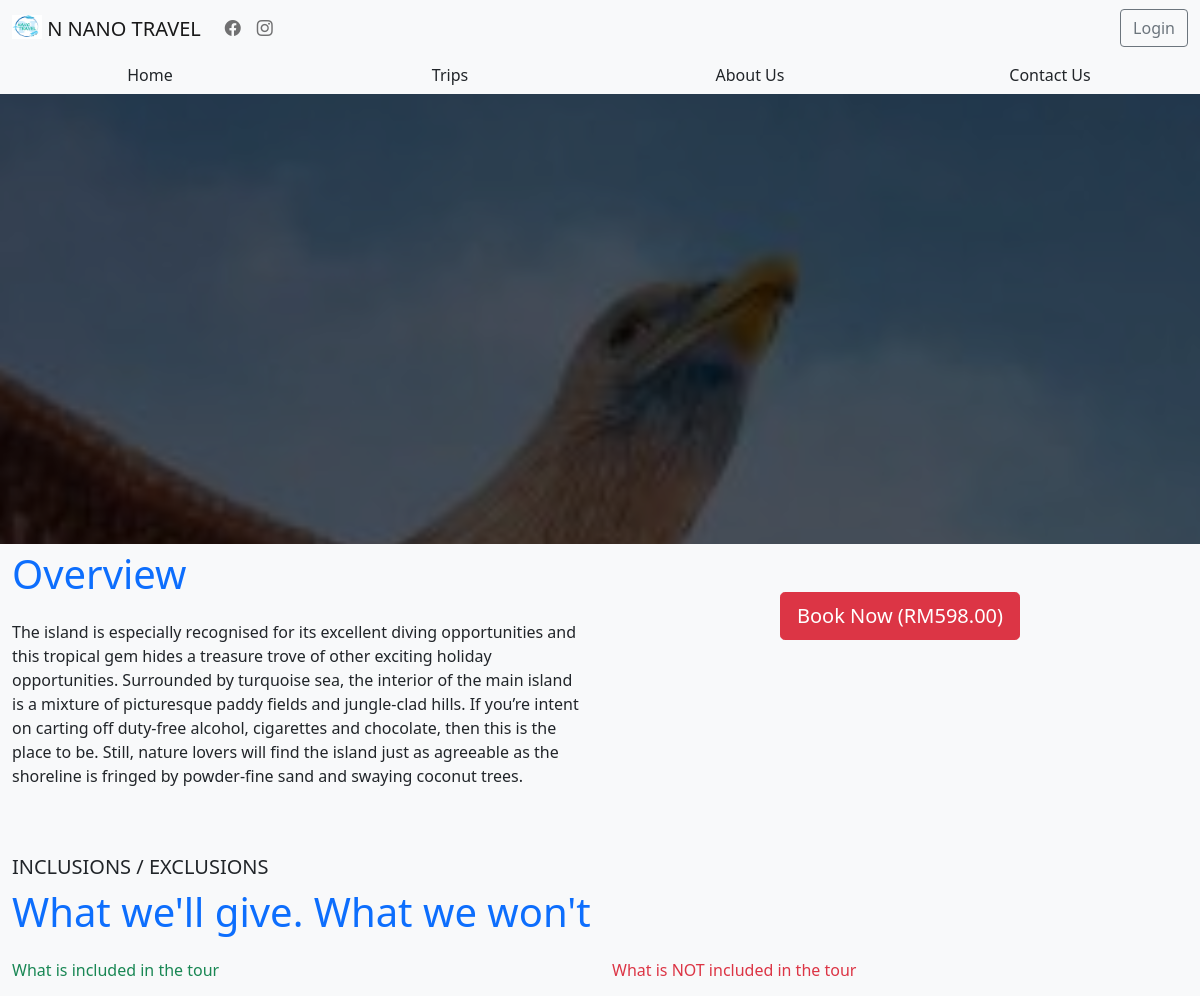
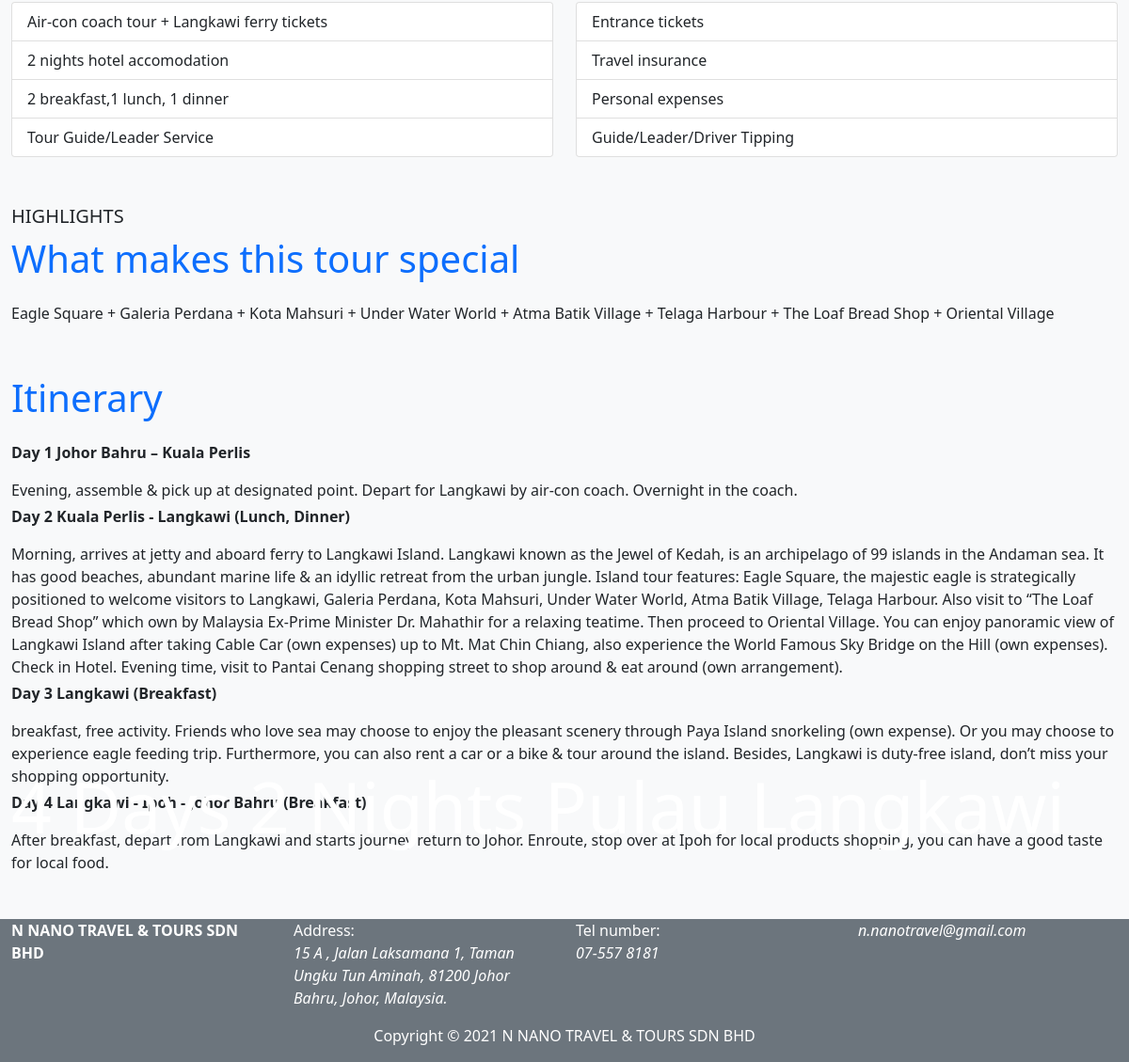
Page /views/tourDesc.php?locationID=3 on the committed database (2 pictures, top to bottom).
### tables this page shows
CREATE TABLE `tourpackage` (
  `id` int(11) NOT NULL,
  `pkgTitle` varchar(30) NOT NULL,
  `pkgOverview` text NOT NULL,
  `pkgPrice` varchar(20) NOT NULL,
  `pkgChildPrice` varchar(20) NOT NULL,
  `pkgImageSrc` varchar(255) NOT NULL
);

### views/tourDesc.php (the view, shortened to what this page needs)
<?php
require_once('../functions/connectDB.php');
$id = $_GET['locationID'];
$sql = "SELECT * FROM tourpackage WHERE id = $id";
$result = mysqli_query($conn, $sql);
if(mysqli_num_rows($result) > 0){
    while($row = mysqli_fetch_assoc($result)){
?>
<!DOCTYPE html>
<html lang="en">
<head>
    <link href="https://cdn.jsdelivr.net/npm/bootstrap@5.0.1/dist/css/bootstrap.min.css" rel="stylesheet">
    <link rel="stylesheet" href="https://cdn.jsdelivr.net/npm/bootstrap-icons@1.5.0/font/bootstrap-icons.css">
</head>
<body class="bg-light">
    <?php
        include 'components/navBar.php'
    ?>
    <?php
        include 'components/navTabs.php'
    ?>
    <div class="container-fluid titleImage">
        <p class="titleText text-white">
            <?php echo $row['pkgTitle']; ?>
        </p>
    </div>
    <div class="container-fluid mb-5">
        <div class="row">
            <div class="col-md-6">
                <p class="text-primary sectionDesc">Overview</p>
                <p class="text-start">
                    <?php echo $row['pkgOverview']; ?>
                </p>
            </div>
            <div class="col-md-6 mt-5 text-center">
                <button class="btn btn-lg btn-danger" data-bs-toggle="modal" data-bs-target="#orderModal">
                    Book Now
                    (RM<?php echo $row['pkgPrice']; ?>)
                </button>
            </div>
        </div>
    </div>
    <div class="container-fluid mb-5">
        <p class="sectionTitle text-dark fw-lighter mb-0">INCLUSIONS / EXCLUSIONS</p>
        <p class="text-primary sectionDesc">What we'll give. What we won't</p>
        <div class="row">
            <div class="col-md-6">
                <p class="text-success">What is included in the tour</p>
                <div class="list-group">
                    <div class="list-group-item">
                        Air-con coach tour + Langkawi ferry tickets
                    </div>
                    <div class="list-group-item">
                        2 nights hotel accomodation
                    </div>
                    <div class="list-group-item">
                        2 breakfast,1 lunch, 1 dinner
                    </div>
                    <div class="list-group-item">
                        Tour Guide/Leader Service
                    </div>
                </div>
            </div>
            <div class="col-md-6">
                <p class="text-danger">What is NOT included in the tour</p>
                <div class="list-group">
                    <div class="list-group-item">
                        Entrance tickets
                    </div>
                    <div class="list-group-item">
                        Travel insurance
                    </div>
                    <div class="list-group-item">
                        Personal expenses
                    </div>
                    <div class="list-group-item">
                        Guide/Leader/Driver Tipping
                    </div>
                </div>
            </div>
        </div>
    </div>
    <div class="container-fluid mb-5">
        <p class="sectionTitle text-dark fw-lighter mb-0">HIGHLIGHTS</p>
        <p class="text-primary sectionDesc">What makes this tour special</p>
        <p class="text-start">
            Eagle Square + Galeria Perdana + Kota Mahsuri + Under Water World + Atma Batik Village + Telaga Harbour + The Loaf Bread Shop + Oriental Village
        </p>
    </div>
    <div class="container-fluid mb-5">
        <p class="text-primary sectionDesc">Itinerary</p>
        <div class="text-start">
            <p class="fw-bold">Day 1 Johor Bahru – Kuala Perlis</p>
            Evening, assemble & pick up at designated point. Depart for Langkawi by air-con coach. Overnight in the coach.
            <p class="fw-bold mt-1">Day 2 Kuala Perlis - Langkawi (Lunch, Dinner) </p>
            Morning, arrives at jetty and aboard ferry to Langkawi Island. Langkawi known as the Jewel of Kedah, is an archipelago of 99 islands in the Andaman sea. It has good beaches, abundant marine life & an idyllic retreat from the urban jungle. Island tour features: Eagle Square, the majestic eagle is strategically positioned to welcome visitors to Langkawi, Galeria Perdana, Kota Mahsuri, Under Water World, Atma Batik Village, Telaga Harbour. Also visit to “The Loaf Bread Shop” which own by Malaysia Ex-Prime Minister Dr. Mahathir for a relaxing teatime. Then proceed to Oriental Village. You can enjoy panoramic view of Langkawi Island after taking Cable Car (own expenses) up to Mt. Mat Chin Chiang, also experience the World Famous Sky Bridge on the Hill (own expenses). Check in Hotel. Evening time, visit to Pantai Cenang shopping street to shop around & eat around (own arrangement).
            <p class="fw-bold mt-1">Day 3 Langkawi (Breakfast)</p>
            breakfast, free activity. Friends who love sea may choose to enjoy the pleasant scenery through Paya Island snorkeling (own expense). Or you may choose to experience eagle feeding trip. Furthermore, you can also rent a car or a bike & tour around the island. Besides, Langkawi is duty-free island, don’t miss your shopping opportunity.
            <p class="fw-bold mt-1">Day 4 Langkawi - Ipoh - Johor Bahru (Breakfast)</p>
            After breakfast, depart from Langkawi and starts journey return to Johor. Enroute, stop over at Ipoh for local products shopping, you can have a good taste for local food.
        </div>
    </div>
    <?php
        include 'components/footer.php'
    ?>
</body>
</html>
<?php
        }
    }else{
        echo "<h1 class='text-center'>Invalid Page</h1>";
    }
?>

### views/components/navBar.php (shortened to what this page needs)
<nav class="navbar navbar-light navbar-expand-md bg-light">
    <div class="container-fluid">
        <a class="navbar-brand h1 mr-0 mb-0" href="index.php">
            <img src="../assets/logo.png" alt="" width="30" height="24" class="d-inline-block align-text-top">
            N NANO TRAVEL
        </a>
        <div class="collapse navbar-collapse" id="navbarNavAltMarkup">
            <div class="navbar-nav  me-auto">
                <a class="nav-link" aria-current="page" href="https://www.facebook.com/n.nanotravel">
                    <i class="bi bi-facebook"></i>
                </a>
                <a class="nav-link" href="https://www.instagram.com/n.nanotravel/?utm_medium=copy_link">
                    <i class="bi bi-instagram"></i>
                </a>
            </div>
            <?php
                if(!empty($_SESSION['username'])){
            ?>
                    <p class="mb-0 mx-2">Welcome,<?php echo $_SESSION['username']; ?></p>
                    <a class="d-flex btn btn-outline-secondary btn-md" href="../functions/userController.php?logout">Logout</a>
            <?php
                }else{
            ?>
                    <a class="d-flex btn btn-outline-secondary btn-md" href="../views/login.php">Login</a>
            <?php
                }
            ?>
        </div>
    </div>
</nav>

### views/components/navTabs.php
<div class="container-fluid bg-light">
    <div class="row">
        <div class="col-md-3 text-center">
            <a href="index.php" class="btn btn-md shadow-none">Home</a>
        </div>
        <div class="col-md-3 text-center">
            <a href="#" class="btn btn-md shadow-none">Trips</a>
        </div>
        <div class="col-md-3 text-center">
            <a href="aboutUs.php" class="btn btn-md shadow-none">About Us</a>
        </div>
        <div class="col-md-3 text-center">
            <a href="contactUs.php" class="btn btn-md shadow-none">Contact Us</a>
        </div>
    </div>
</div>

### views/components/footer.php
<div class="container-fluid bg-secondary mt-5 footer">
    <div class="row">
        <div class="col-md-3 text-white">
            <p class="fw-bold">N NANO TRAVEL & TOURS SDN BHD</p>
        </div>
        <div class="col-md-3 text-white">
            <p class="mb-0">Address: </p>
            <p class="fst-italic">15 A , Jalan Laksamana 1, Taman Ungku Tun Aminah, 81200 Johor Bahru, Johor, Malaysia.</p>
        </div>
        <div class="col-md-3 text-white">
            <p class="mb-0">Tel number: </p>
            <p class="fst-italic">07-557 8181</p>
        </div>
        <div class="col-md-3 text-white">
            <p class="fst-italic">n.nanotravel@gmail.com</p>
        </div>
        <div class="col-md-12 text-center text-white">
            <p class="fw-lighter">Copyright © 2021 N NANO TRAVEL & TOURS SDN BHD</p>
        </div>
    </div>
</div>

### rows in the picture
tourpackage: pkgTitle "4 Days 2 Nights Pulau Langkawi", pkgOverview "The island is especially recognised for its excellent diving opportunities and this tropical gem hides a treasure trove of other exciting holiday opportunities. Surrounded by turquoise sea, the interior of the main island is a mixture of picturesque paddy fields and jungle-clad hills. If you’re intent on carting off duty-free alcohol, cigarettes and chocolate, then this is the place to be. Still, nature lovers will find the island just as agreeable as the shoreline is fringed by powder-fine sand and swaying coconut trees.", pkgPrice "598.00"
